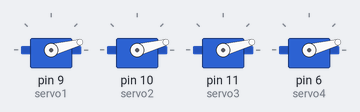
Recording of a sketch running on a simulated Arduino Uno, built with avr-gcc and run on an emulated ATmega328P. Parts: 4 × servo.

Above: at 0.05 s.
At 0.15 s:
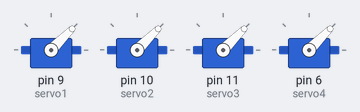
At 0.3 s:
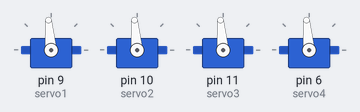
At 0.55 s:
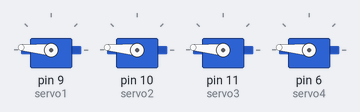
At 0.8 s:
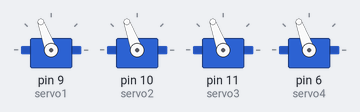
At 1.05 s:
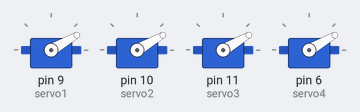
Timing chart, 0 to 3.0 s (numbered marks = the images above):
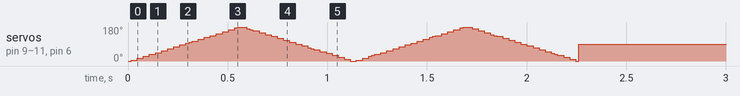

The sketch:

cool_jaiks_kieran1.ino
```cpp
#include <Servo.h>

// Declare servo objects
Servo servo1;
Servo servo2;
Servo servo3;
Servo servo4;

unsigned long startTime;
bool sweepCompleted = false;

void setup() {
  // Attach servos to pins
  servo1.attach(9);
  servo2.attach(10);
  servo3.attach(11);
  servo4.attach(6);

  // Initialize timer
  startTime = millis();
}

void loop() {
  unsigned long currentTime = millis();

  // Perform sweep for 2 seconds
  if (currentTime - startTime < 2000) {
    for (int pos = 0; pos <= 180; pos += 5) {
      moveAllServos(pos);
      delay(15);
    }
    for (int pos = 180; pos >= 0; pos -= 5) {
      moveAllServos(pos);
      delay(15);
    }
  } else if (!sweepCompleted) {
    // After sweep, lock all servos to 90°
    moveAllServos(90);
    sweepCompleted = true;
  }

  // Optionally add walking code here
}

// Function to set all servo angles
void moveAllServos(int angle) {
  servo1.write(angle);
  servo2.write(angle);
  servo3.write(angle);
  servo4.write(angle);
}
```
